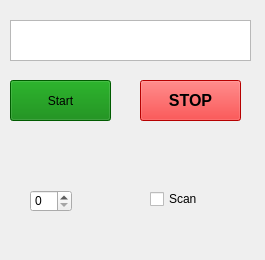
<?xml version="1.0" encoding="UTF-8"?>
<ui version="4.0">
 <class>Form</class>
 <widget class="QWidget" name="Form">
  <property name="geometry">
   <rect>
    <x>0</x>
    <y>0</y>
    <width>265</width>
    <height>260</height>
   </rect>
  </property>
  <property name="minimumSize">
   <size>
    <width>265</width>
    <height>260</height>
   </size>
  </property>
  <property name="maximumSize">
   <size>
    <width>265</width>
    <height>260</height>
   </size>
  </property>
  <property name="windowTitle">
   <string>Form</string>
  </property>
  <widget class="QPushButton" name="pushButton">
   <property name="geometry">
    <rect>
     <x>10</x>
     <y>80</y>
     <width>101</width>
     <height>41</height>
    </rect>
   </property>
   <property name="styleSheet">
    <string notr="true">QPushButton{
background-color:Green;
font: 14pt &quot;MS Shell Dlg 2&quot;;
}
</string>
   </property>
   <property name="text">
    <string>Start</string>
   </property>
   <property name="checkable">
    <bool>false</bool>
   </property>
  </widget>
  <widget class="QPushButton" name="pushButton_2">
   <property name="geometry">
    <rect>
     <x>140</x>
     <y>80</y>
     <width>101</width>
     <height>41</height>
    </rect>
   </property>
   <property name="font">
    <font>
     <pointsize>12</pointsize>
     <weight>75</weight>
     <bold>true</bold>
    </font>
   </property>
   <property name="styleSheet">
    <string notr="true">background-color:Red;</string>
   </property>
   <property name="text">
    <string>STOP</string>
   </property>
  </widget>
  <widget class="QTextBrowser" name="textBrowser">
   <property name="geometry">
    <rect>
     <x>10</x>
     <y>20</y>
     <width>241</width>
     <height>41</height>
    </rect>
   </property>
  </widget>
  <widget class="QCheckBox" name="checkBox">
   <property name="geometry">
    <rect>
     <x>150</x>
     <y>190</y>
     <width>71</width>
     <height>18</height>
    </rect>
   </property>
   <property name="text">
    <string>Scan</string>
   </property>
  </widget>
  <widget class="QSpinBox" name="spinBox">
   <property name="geometry">
    <rect>
     <x>30</x>
     <y>190</y>
     <width>42</width>
     <height>22</height>
    </rect>
   </property>
   <property name="maximum">
    <number>9</number>
   </property>
  </widget>
 </widget>
 <resources/>
 <connections/>
</ui>
